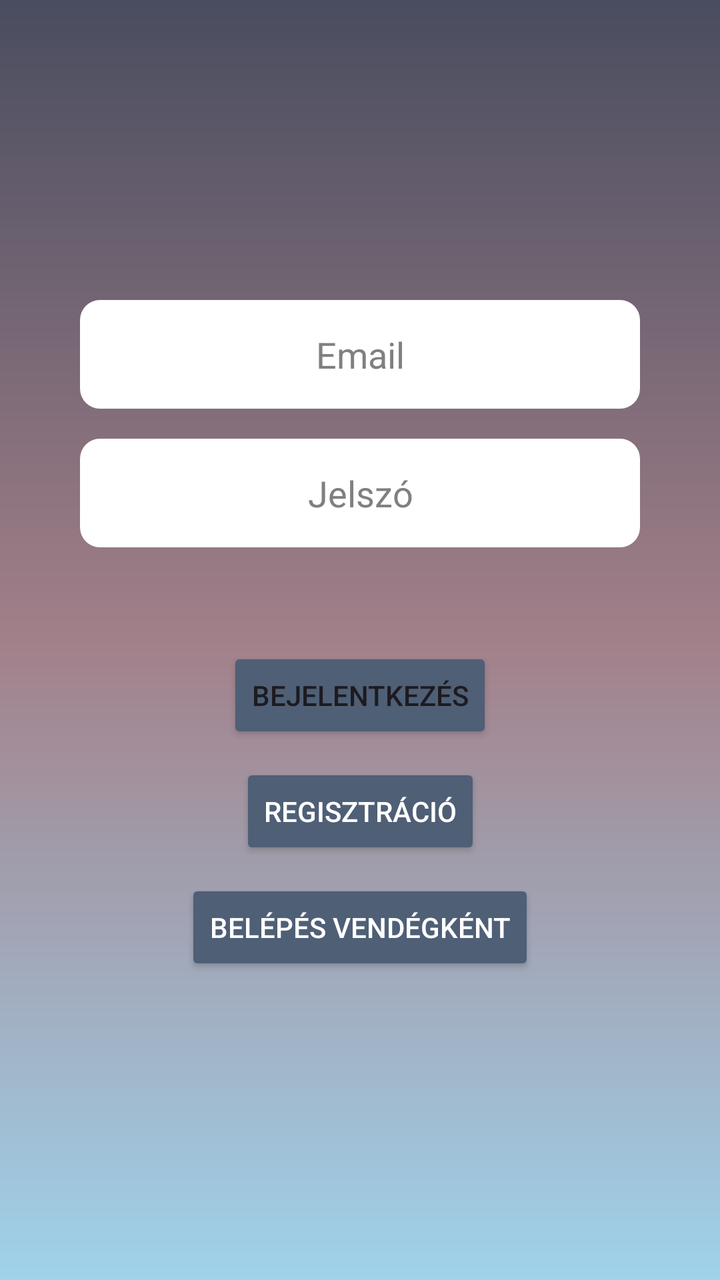
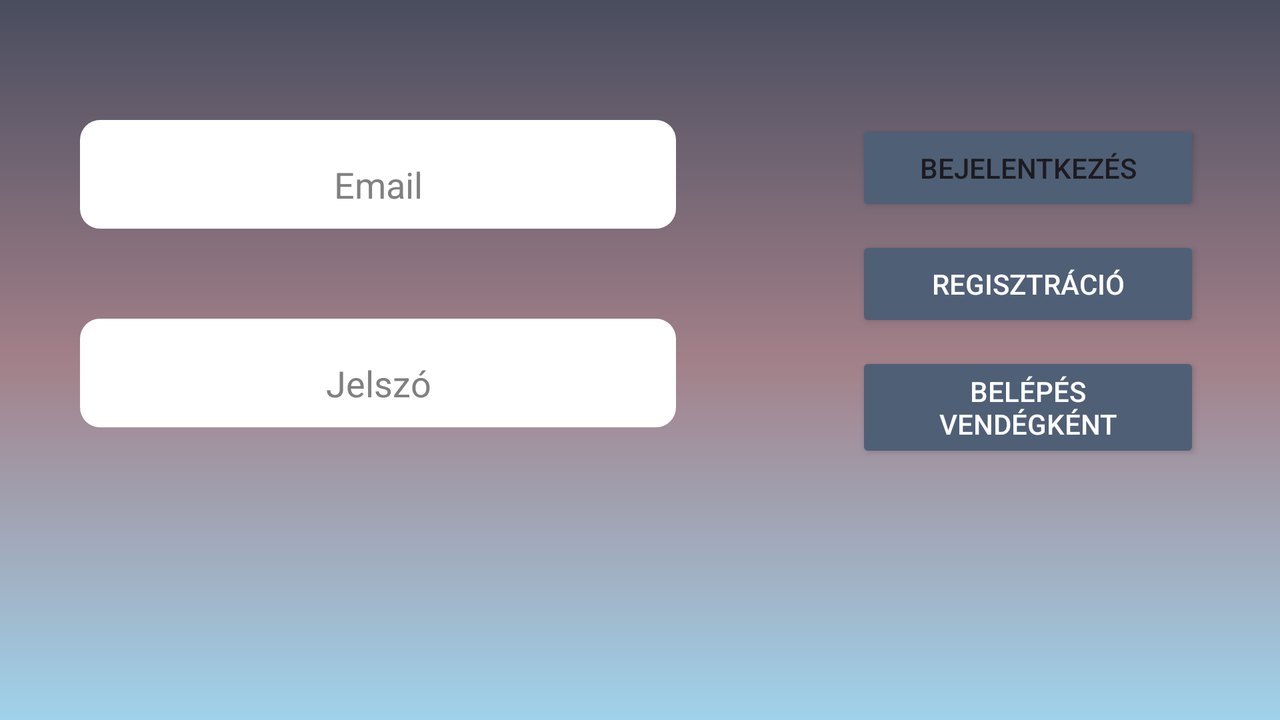

Two renders of one Android screen. The first uses the default layout on a phone; the second uses the alternative layout the repository ships for a different screen configuration, on a matching device. The two XML files are below.
<!-- AndroidManifest.xml: application theme Theme.FociBajnoksag_RXBKK7_beadando -->
<!-- res/layout/activity_login.xml -->
<?xml version="1.0" encoding="utf-8"?>
<androidx.constraintlayout.widget.ConstraintLayout
    xmlns:android="http://schemas.android.com/apk/res/android"
    xmlns:app="http://schemas.android.com/apk/res-auto"
    xmlns:tools="http://schemas.android.com/tools"
    android:id="@+id/main"
    android:background="@drawable/hatter_login"
    android:layout_width="match_parent"
    android:layout_height="match_parent"
    android:fillViewport="true"
    tools:context=".LoginActivity">

    <LinearLayout
        android:id="@+id/editTextGroup"
        android:layout_width="match_parent"
        android:layout_height="wrap_content"
        android:layout_marginStart="@dimen/linearlayoutmargin"
        android:layout_marginEnd="@dimen/linearlayoutmargin"
        android:layout_marginTop="130dp"
        android:orientation="vertical"

        android:padding="20dp"
        app:layout_constraintTop_toTopOf="parent"
        app:layout_constraintStart_toStartOf="parent"
        app:layout_constraintEnd_toEndOf="parent"
        app:layout_constraintBottom_toTopOf="@+id/loginButton">

        <EditText
            android:id="@+id/editText_Email_Login"
            android:layout_width="match_parent"
            android:layout_height="wrap_content"
            android:paddingBottom="15dp"
            android:paddingTop="15dp"
            android:textAlignment="center"
            android:background="@drawable/edittext_background"
            android:hint="@string/email"
            android:inputType="textEmailAddress"
            android:textColorHint="#808080"
            android:textColor="#000000"
            android:autofillHints="emailAddress" />

        <EditText
            android:id="@+id/editText_Password_Login"
            android:layout_width="match_parent"
            android:layout_height="wrap_content"
            android:paddingBottom="15dp"
            android:paddingTop="15dp"
            android:textAlignment="center"
            android:background="@drawable/edittext_background"
            android:hint="@string/jelszo"
            android:inputType="textPassword"
            android:textColorHint="#808080"
            android:textColor="#000000"
            android:layout_marginTop="15dp"
            android:importantForAutofill="no"/>

    </LinearLayout>

    <Button
        android:id="@+id/loginButton"
        android:layout_width="wrap_content"
        android:layout_height="wrap_content"
        android:layout_marginTop="30dp"
        android:backgroundTint="@color/buttoncolor"
        android:text="@string/bejelentkezesgomb"
        android:onClick="login"
        app:layout_constraintEnd_toEndOf="parent"
        app:layout_constraintStart_toStartOf="parent"
        app:layout_constraintTop_toBottomOf="@+id/editTextGroup" />

    <Button
        android:id="@+id/registerButton"
        android:layout_width="wrap_content"
        android:layout_height="wrap_content"
        android:layout_marginTop="10dp"
        android:backgroundTint="@color/buttoncolor"
        android:text="@string/regisztraciogomb"
        android:textColor="#FFFFFF"
        android:onClick="register"
        app:layout_constraintEnd_toEndOf="parent"
        app:layout_constraintStart_toStartOf="parent"
        app:layout_constraintTop_toBottomOf="@+id/loginButton" />

    <Button
        android:id="@+id/guestLoginbutton"
        android:layout_width="wrap_content"
        android:layout_height="wrap_content"
        android:layout_marginTop="10dp"
        android:backgroundTint="@color/buttoncolor"
        android:text="@string/bejelentkezesgombvendeg"
        android:textColor="#FFFFFF"
        android:onClick="loginAsGuest"
        app:layout_constraintEnd_toEndOf="parent"
        app:layout_constraintStart_toStartOf="parent"
        app:layout_constraintTop_toBottomOf="@+id/registerButton" />


</androidx.constraintlayout.widget.ConstraintLayout>
<!-- resources referenced by this layout -->
<resources>
  <color name="buttoncolor">#4f5f76</color>
  <dimen name="linearlayoutmargin">20dp</dimen>
  <!-- drawable edittext_background (drawable) -->
  <shape xmlns:android="http://schemas.android.com/apk/res/android">
      <solid android:color="#FFFFFF"/>
      <corners android:radius="10dp"/>
  
  </shape>
  <!-- drawable hatter_login (drawable) -->
  <?xml version="1.0" encoding="utf-8"?>
  <shape xmlns:android="http://schemas.android.com/apk/res/android"
      android:shape="rectangle">
      <gradient
          android:type="linear"
          android:angle="100"
          android:endColor="#a0d2eb"
          android:startColor="#494d5f"
          android:centerColor="#a28089"
          android:centerX="0.5"
          android:centerY="0.5"
          />
  </shape>
  <string name="bejelentkezesgomb">Bejelentkezés</string>
  <string name="bejelentkezesgombvendeg">Belépés vendégként</string>
  <string name="email">Email</string>
  <string name="jelszo">Jelszó</string>
  <string name="regisztraciogomb">Regisztráció</string>
  <style name="Theme.FociBajnoksag_RXBKK7_beadando" parent="Base.Theme.FociBajnoksag_RXBKK7_beadando" />
  <style name="Base.Theme.FociBajnoksag_RXBKK7_beadando" parent="Theme.Material3.DayNight.NoActionBar">
          
          
      </style>
</resources>
<!-- res/layout-land/activity_login.xml (the author's variant of the layout above) -->
<!-- drawn on the phone turned sideways -->
<?xml version="1.0" encoding="utf-8"?>
<androidx.constraintlayout.widget.ConstraintLayout
    xmlns:android="http://schemas.android.com/apk/res/android"
    xmlns:app="http://schemas.android.com/apk/res-auto"
    xmlns:tools="http://schemas.android.com/tools"
    android:id="@+id/main"
    android:layout_width="match_parent"
    android:layout_height="match_parent"
    tools:context=".LoginActivity"
    android:background="@drawable/hatter_login"
    android:fillViewport="true"
    >

    <LinearLayout
        android:id="@+id/editTextGroup"
        android:layout_width="match_parent"
        android:layout_height="match_parent"
        android:orientation="horizontal"
        android:padding="0dp"
        >

        <LinearLayout
            android:layout_width="0dp"
            android:layout_height="wrap_content"
            android:layout_marginTop="20dp"
            android:layout_weight="1.5"
            android:orientation="vertical"
            android:padding="40dp">

            <EditText
                android:id="@+id/editText_Email_Login"
                android:layout_width="match_parent"
                android:layout_height="wrap_content"
                android:layout_marginBottom="30dp"
                android:autofillHints="emailAddress"
                android:background="@drawable/edittext_background"
                android:hint="@string/email"
                android:inputType="textEmailAddress"
                android:paddingTop="20dp"
                android:paddingBottom="10dp"
                android:textAlignment="center"
                android:textColor="#000000"
                android:textColorHint="#808080" />

            <EditText
                android:id="@+id/editText_Password_Login"
                android:layout_width="match_parent"
                android:layout_height="wrap_content"
                android:layout_marginTop="15dp"
                android:background="@drawable/edittext_background"
                android:hint="@string/jelszo"
                android:importantForAutofill="no"
                android:inputType="textPassword"
                android:paddingTop="20dp"
                android:paddingBottom="10dp"
                android:textAlignment="center"
                android:textColor="#000000"
                android:textColorHint="#808080" />
        </LinearLayout>

        <LinearLayout
            android:layout_width="0dp"
            android:layout_height="match_parent"
            android:layout_marginStart="10dp"
            android:layout_marginTop="20dp"
            android:layout_weight="1"
            android:orientation="vertical"
            android:padding="40dp"
            android:textAlignment="center"

            >

            <Button
                android:id="@+id/loginButton"
                android:layout_width="match_parent"
                android:layout_height="wrap_content"
                android:backgroundTint="@color/buttoncolor"
                android:onClick="login"
                android:text="@string/bejelentkezesgomb" />

            <Button
                android:id="@+id/registerButton"
                android:layout_width="match_parent"
                android:layout_height="wrap_content"
                android:layout_marginTop="10dp"
                android:backgroundTint="@color/buttoncolor"
                android:onClick="register"
                android:text="@string/regisztraciogomb"
                android:textColor="#FFFFFF" />

            <Button
                android:id="@+id/guestLoginbutton"
                android:layout_width="match_parent"
                android:layout_height="wrap_content"
                android:layout_marginTop="10dp"
                android:backgroundTint="@color/buttoncolor"
                android:onClick="loginAsGuest"
                android:text="@string/bejelentkezesgombvendeg"
                android:textColor="#FFFFFF" />


        </LinearLayout>

    </LinearLayout>

</androidx.constraintlayout.widget.ConstraintLayout>
<!-- resources referenced by the variant -->
<!-- as the phone turned sideways resolves them -->
<resources>
  <color name="buttoncolor">#4f5f76</color>
  <!-- drawable edittext_background (drawable) -->
  <shape xmlns:android="http://schemas.android.com/apk/res/android">
      <solid android:color="#FFFFFF"/>
      <corners android:radius="10dp"/>
  
  </shape>
  <!-- drawable hatter_login (drawable) -->
  <?xml version="1.0" encoding="utf-8"?>
  <shape xmlns:android="http://schemas.android.com/apk/res/android"
      android:shape="rectangle">
      <gradient
          android:type="linear"
          android:angle="100"
          android:endColor="#a0d2eb"
          android:startColor="#494d5f"
          android:centerColor="#a28089"
          android:centerX="0.5"
          android:centerY="0.5"
          />
  </shape>
  <string name="bejelentkezesgomb">Bejelentkezés</string>
  <string name="bejelentkezesgombvendeg">Belépés vendégként</string>
  <string name="email">Email</string>
  <string name="jelszo">Jelszó</string>
  <string name="regisztraciogomb">Regisztráció</string>
  <style name="Theme.FociBajnoksag_RXBKK7_beadando" parent="Base.Theme.FociBajnoksag_RXBKK7_beadando" />
  <style name="Base.Theme.FociBajnoksag_RXBKK7_beadando" parent="Theme.Material3.DayNight.NoActionBar">
          
          
      </style>
</resources>
